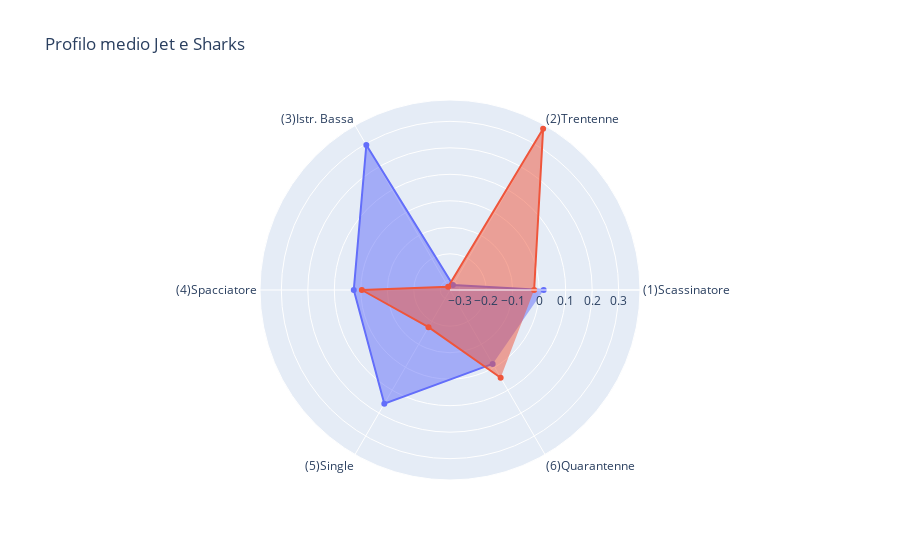

Here is the notebook cell this chart was saved with:
### Code cell
title = 'Profilo medio Jet e Sharks'
fig = go.Figure()

fig.add_trace(go.Scatterpolar(
      r=df_means['Jet'],
      theta=df_means['Gang'],
      fill='toself',
      name='Jet'
))
fig.add_trace(go.Scatterpolar(
      r=df_means['Sharks'],
      theta=df_means['Gang'],
      fill='toself',
      name='Sharks'
))

fig.update_layout(
  polar=dict(
    radialaxis=dict(
      visible=True,
    )),
  showlegend=False,
  title = title
)

fig.write_html(title+".html")
fig.show()

### Figure 1 — Plotly figure (JSON) as saved in the notebook; plotly's stock layout.template omitted (floating-point values rounded to 4 significant figures)
{"data": [{"fill": "toself", "name": "Jet", "r": [0.01696, -0.3146, 0.295, 0.02656, 0.1593, -0.0146], "theta": ["(1)Scassinatore", "(2)Trentenne", "(3)Istr. Bassa", "(4)Spacciatore", "(5)Single", "(6)Quarantenne"], "type": "scatterpolar"}, {"fill": "toself", "name": "Sharks", "r": [-0.0191, 0.3664, -0.3225, -0.003873, -0.1746, 0.04574], "theta": ["(1)Scassinatore", "(2)Trentenne", "(3)Istr. Bassa", "(4)Spacciatore", "(5)Single", "(6)Quarantenne"], "type": "scatterpolar"}], "layout": {"polar": {"radialaxis": {"visible": true}}, "showlegend": false, "title": {"text": "Profilo medio Jet e Sharks"}}}
